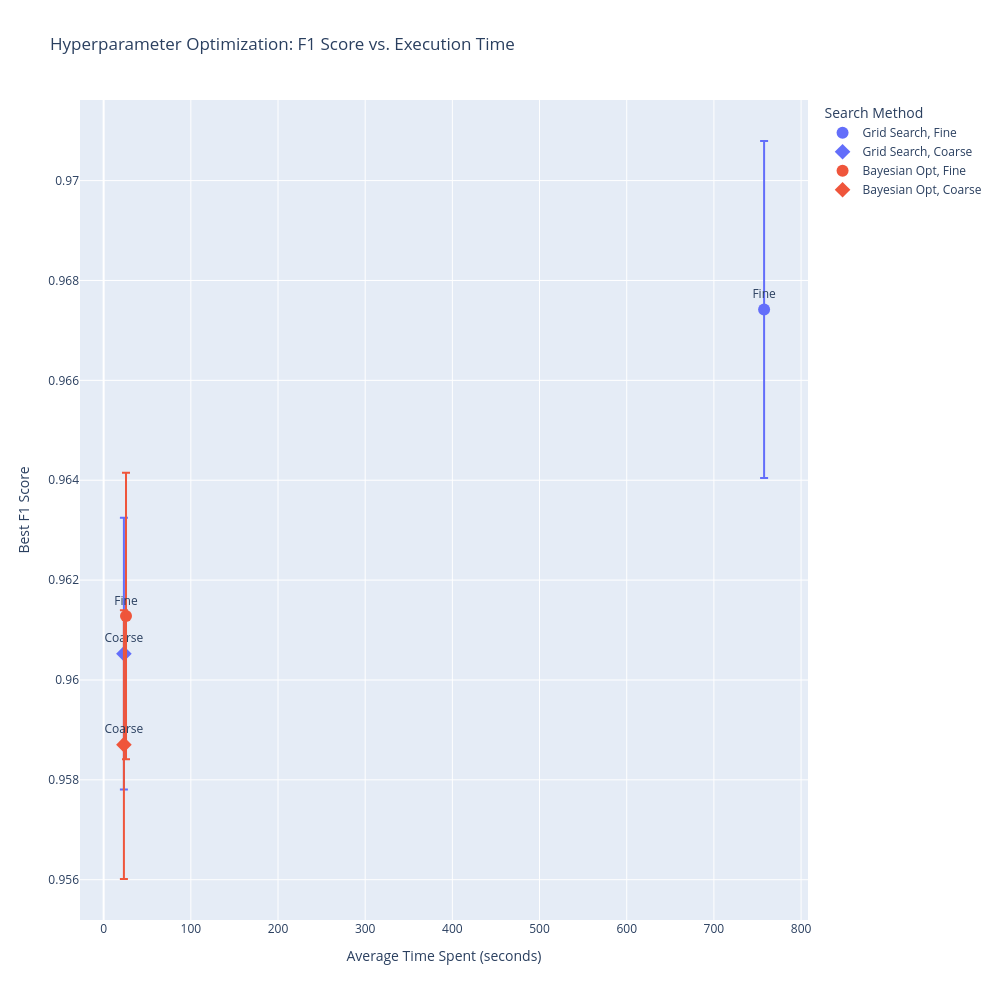

The code cell stored with this chart in its notebook:
### Markdown cell above
* For fine grid, exhaustive grid search took ~ 13 minutes while giving the best score but bayes took significantly less time but delivered a decent F1 score. This shows bayes optimization ability to find near optimal hyperparamters from search space by making educated guesses.
* For the coarses grid, the grid search took less time than bayes. This is because when there are less number of parameters it is better to blindly try all combinations (Grid search) rather pausing after eaach iteration and making a educated next best guess (Bayes)

### Code cell
fig = px.scatter(
    {
    'Method': ['Grid Search', 'Grid Search', 'Bayesian Opt', 'Bayesian Opt'],
    'Grid Type': ['Fine', 'Coarse', 'Fine', 'Coarse'],
    'Avg_Time': [
        average_time_grid_search_fine, average_time_grid_search_coarse,
        average_time_bayes_opt_fine, average_time_bayes_opt_coarse
    ],
    'F1_Mean': [
        best_score_grid_search_fine, best_score_grid_search_coarse,
        best_score_bayes_opt_fine, best_score_bayes_opt_coarse
    ],
    'F1_Std': [
            f1_std_grid_search_fine, f1_std_grid_search_coarse,
            f1_std_bayes_opt_fine, f1_std_bayes_opt_coarse
    ]
}, 
    x="Avg_Time", 
    y="F1_Mean", 
    color="Method", 
    symbol="Grid Type",
    text="Grid Type",
    title="Hyperparameter Optimization: F1 Score vs. Execution Time",
    labels={
        "Avg_Time": "Average Time Spent (seconds)",
        "F1_Mean": "Best F1 Score"
    },
    error_y="F1_Std",
)
fig.update_traces(marker=dict(size=12), textposition='top center')
fig.update_layout(legend_title_text='Search Method',
width=1000, 
height=1000)
fig.show()

### Figure 1 — Plotly figure (JSON) as saved in the notebook; plotly's stock layout.template omitted (floating-point values rounded to 4 significant figures)
{"data": [{"error_y": {"array": [0.003375]}, "hovertemplate": "Method=Grid Search<br>Grid Type=%{text}<br>Average Time Spent (seconds)=%{x}<br>Best F1 Score=%{y}<extra></extra>", "legendgroup": "Grid Search, Fine", "marker": {"color": "#636efa", "size": 12, "symbol": "circle"}, "mode": "markers+text", "name": "Grid Search, Fine", "orientation": "v", "showlegend": true, "text": ["Fine"], "textposition": "top center", "type": "scatter", "x": [757.6], "xaxis": "x", "y": [0.9674], "yaxis": "y"}, {"error_y": {"array": [0.002721]}, "hovertemplate": "Method=Grid Search<br>Grid Type=%{text}<br>Average Time Spent (seconds)=%{x}<br>Best F1 Score=%{y}<extra></extra>", "legendgroup": "Grid Search, Coarse", "marker": {"color": "#636efa", "size": 12, "symbol": "diamond"}, "mode": "markers+text", "name": "Grid Search, Coarse", "orientation": "v", "showlegend": true, "text": ["Coarse"], "textposition": "top center", "type": "scatter", "x": [23.23], "xaxis": "x", "y": [0.9605], "yaxis": "y"}, {"error_y": {"array": [0.002867]}, "hovertemplate": "Method=Bayesian Opt<br>Grid Type=%{text}<br>Average Time Spent (seconds)=%{x}<br>Best F1 Score=%{y}<extra></extra>", "legendgroup": "Bayesian Opt, Fine", "marker": {"color": "#EF553B", "size": 12, "symbol": "circle"}, "mode": "markers+text", "name": "Bayesian Opt, Fine", "orientation": "v", "showlegend": true, "text": ["Fine"], "textposition": "top center", "type": "scatter", "x": [25.65], "xaxis": "x", "y": [0.9613], "yaxis": "y"}, {"error_y": {"array": [0.00269]}, "hovertemplate": "Method=Bayesian Opt<br>Grid Type=%{text}<br>Average Time Spent (seconds)=%{x}<br>Best F1 Score=%{y}<extra></extra>", "legendgroup": "Bayesian Opt, Coarse", "marker": {"color": "#EF553B", "size": 12, "symbol": "diamond"}, "mode": "markers+text", "name": "Bayesian Opt, Coarse", "orientation": "v", "showlegend": true, "text": ["Coarse"], "textposition": "top center", "type": "scatter", "x": [23.24], "xaxis": "x", "y": [0.9587], "yaxis": "y"}], "layout": {"height": 1000, "legend": {"title": {"text": "Search Method"}, "tracegroupgap": 0}, "title": {"text": "Hyperparameter Optimization: F1 Score vs. Execution Time"}, "width": 1000, "xaxis": {"anchor": "y", "domain": [0, 1], "title": {"text": "Average Time Spent (seconds)"}}, "yaxis": {"anchor": "x", "domain": [0, 1], "title": {"text": "Best F1 Score"}}}}
